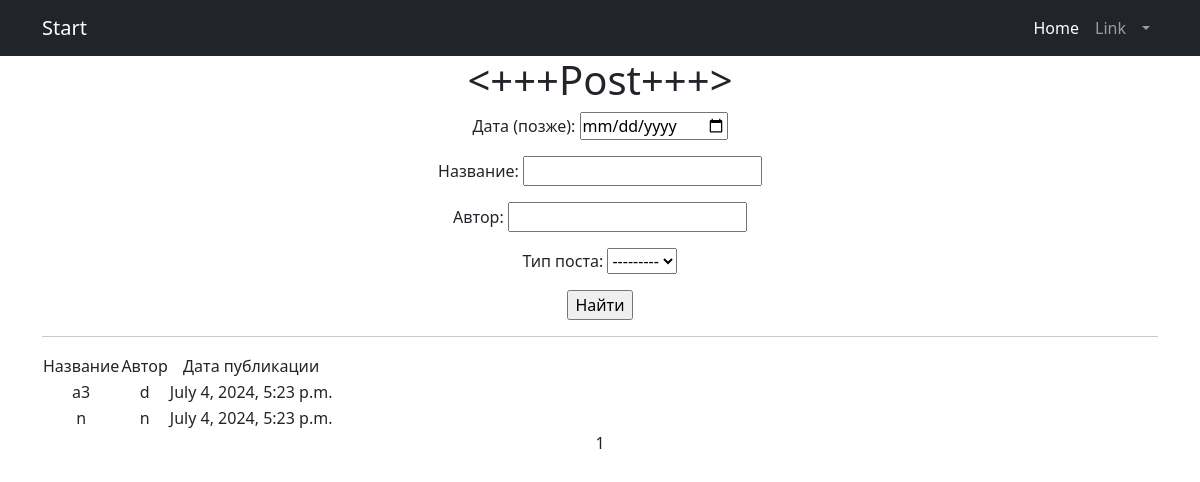
Before: /protect/news_search/ (signed in) with the older database file.
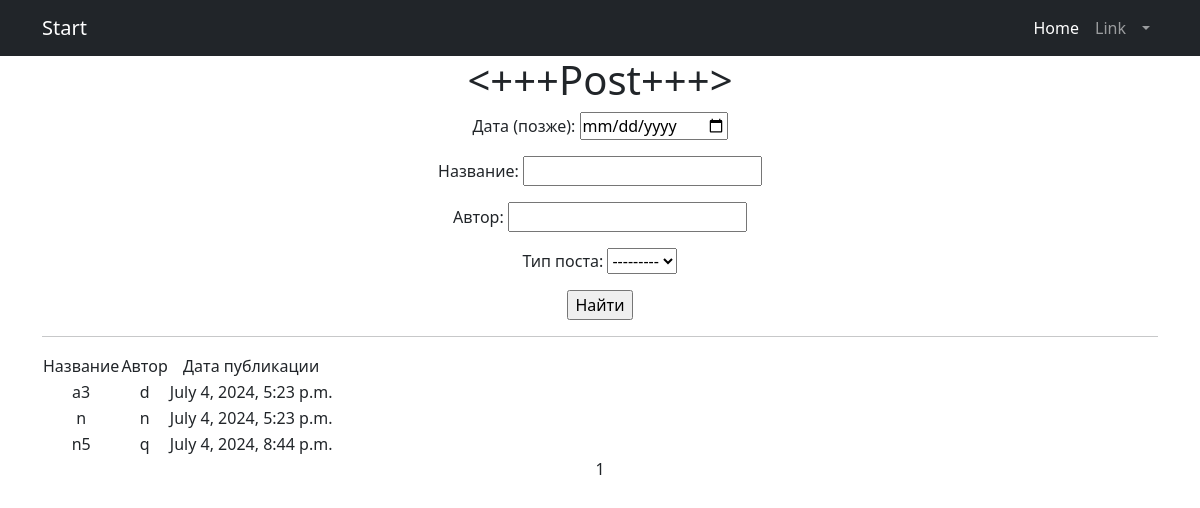
After: the same page with the newer database file.
### news/models.py (models this page shows, shortened)
class Post(models.Model):
    author = models.ForeignKey('Author', on_delete=models.CASCADE)
    POST_TYPES = (
        ('article', 'Article'),
        ('news', 'News'),    )
    post_type = models.CharField(max_length=10, choices=POST_TYPES)
    created_at = models.DateTimeField(auto_now_add=True)
    categories = models.ManyToManyField('Category', through='PostCategory')
    title = models.CharField(max_length=255)
    content = models.TextField()
    rating = models.IntegerField(default=0)
    authorname = models.CharField(max_length=255,)

### news/views.py (the view)
# urls.py: path('news_search/', views.PostsListView.as_view(), name='news_search'),
class PostsListView(LoginRequiredMixin, ListView):
    model = Post
    ordering = 'authorname', 'created_at'
    template_name = 'news_search.html'
    context_object_name = 'posts'
    paginate_by = 10
    def get_queryset(self):
        queryset = super().get_queryset()
        self.filterset = PostFilter(self.request.GET, queryset)
        return self.filterset.qs
    def get_context_data(self, **kwargs):
        context = super().get_context_data(**kwargs)
        context['filterset'] = self.filterset
        return context

### news/templates/news_search.html (shortened to what this page needs)
{% extends 'flatpages/default.html' %}
{% load censor %}
{% load custom_tags %}
{% block content %}
<h1><+++Post+++></h1>
<form action="" method="get">
       {{ filterset.form.as_p }}
       <input type="submit" value="Найти" />
</form>
   <hr>
   {% if posts %}
       <table>
           <tr>
               <td>Название</td>
               <td>Автор</td>
               <td>Дата публикации</td>
           </tr>
           {% for  post in posts %}
           <tr>
               <td>{{ post.title }}</td>
               <td>{{ post.authorname }}</td>
               <td>{{ post.created_at }}</td>
           </tr>
           {% endfor %}
       </table>
   {% else %}
       <h2>Новостей нет!</h2>
   {% endif %}
   {{ page_obj.number }}
{% endblock content %}

Changed rows visible on the page:
added Post: title "n5", authorname "q", created_at "July 4, 2024, 8:44 p.m."
